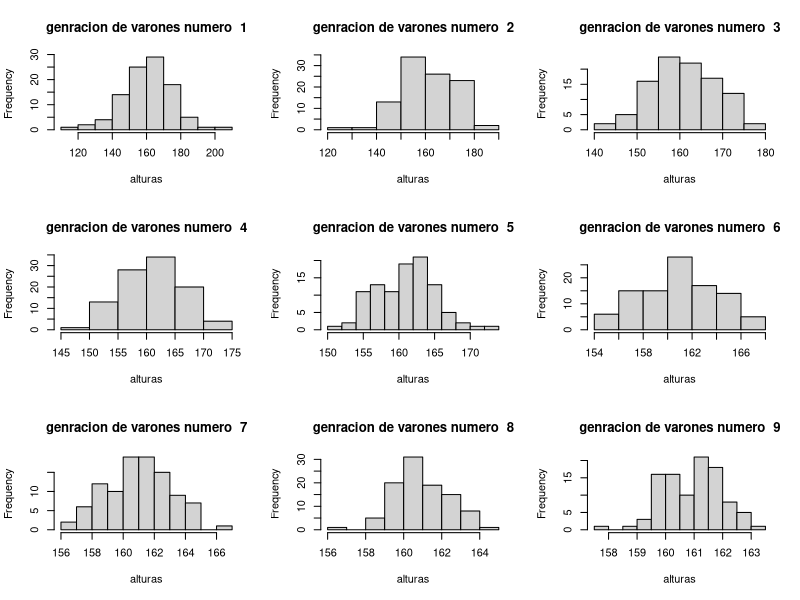

Write the R code that produced this figure.

popular <- data.frame(m = rnorm(100, 160, 20), f = rnorm(100, 160, 20))
prox.gen <- function(popular) {
  popular$m <- sample(popular$m)
  popular$m <- apply(popular, 1, mean)
  popular$f <- popular$m
  return(popular)
}
# aplicar en una secuencia 
lista<-list()
lista[[1]]<-prox.gen(popular)
for( i in 2:9){
  lista[[i]]<-prox.gen(lista[[i-1]])
}
# limpiar las graficas 
graphics.off()
# dividir en 3 x 6 la pantalla para dibujar todas las grafias al mismo tiempo
par(mfrow = c(3, 3))


# grafica todas las distirbuciones 
for ( i in 1:9){
  hist(lista[[i]]$f,main = paste("genracion de varones numero ",toString(i)),xlab = "alturas")
}
